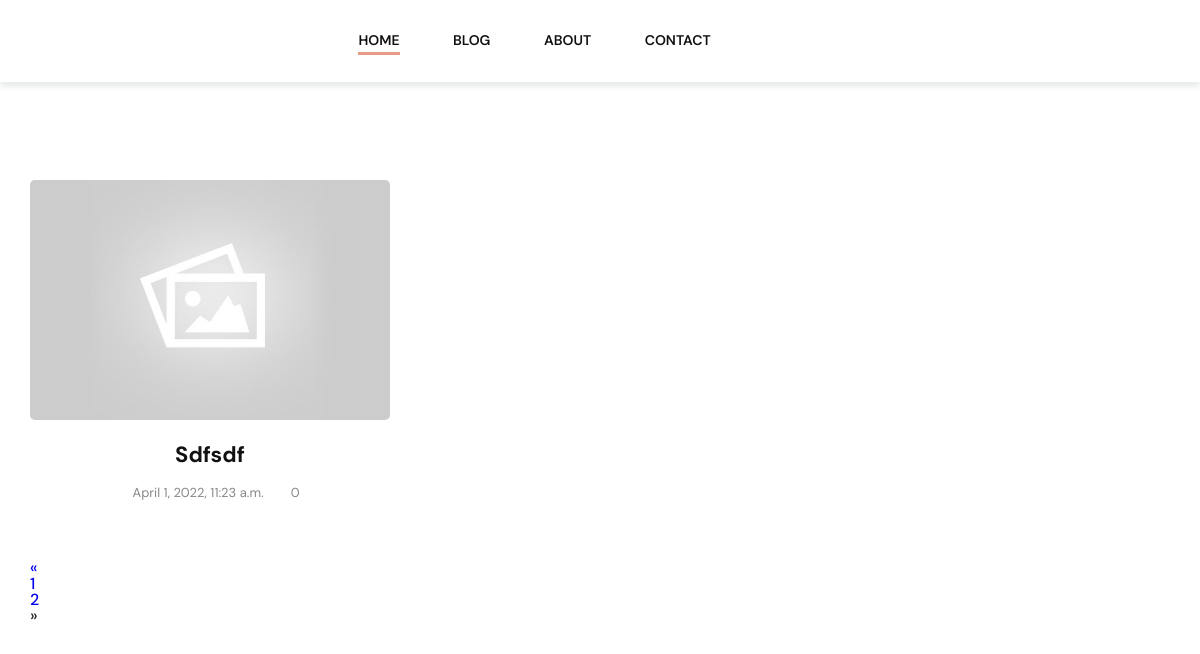
Page /?page=2 on the earlier database version.
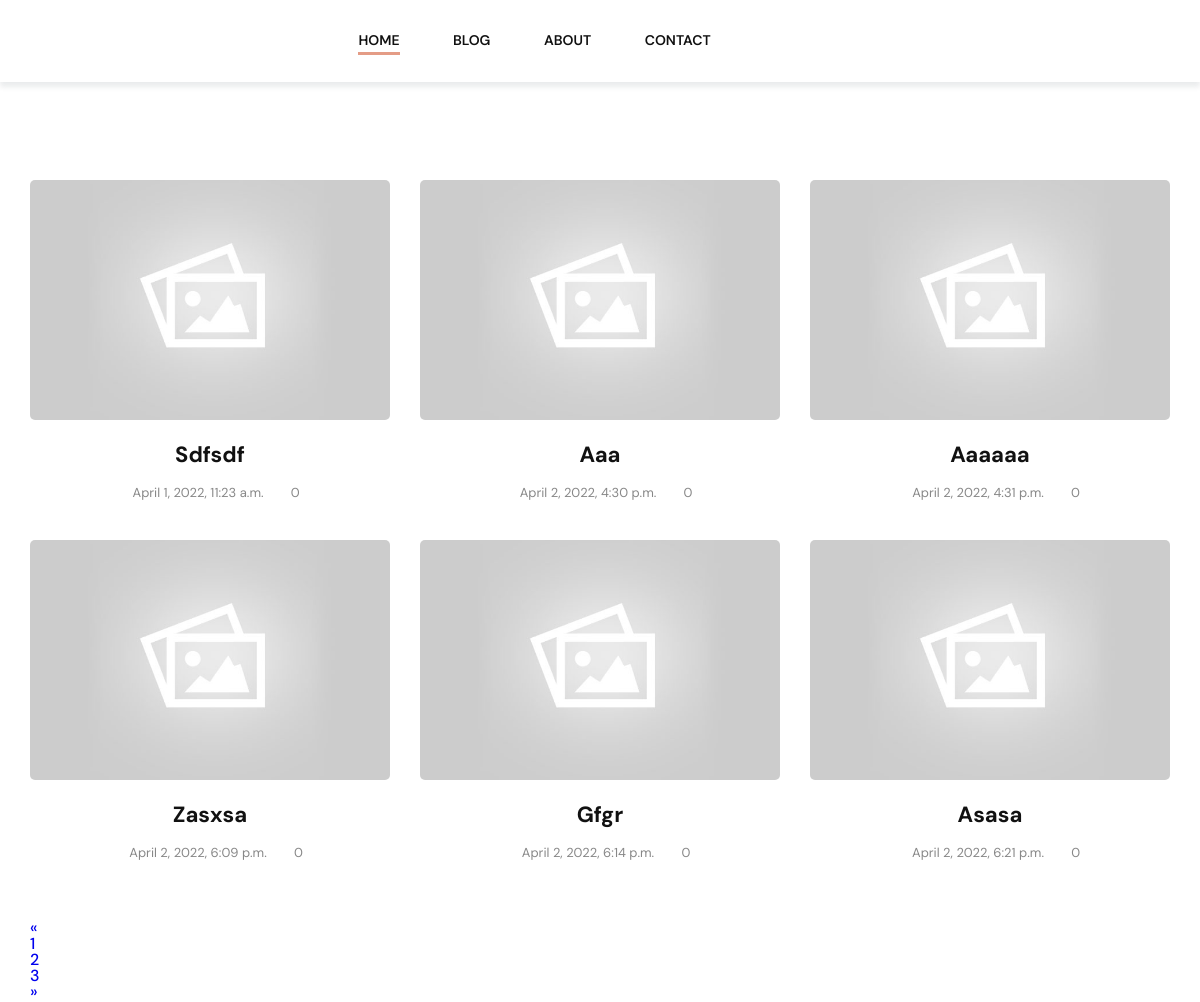
Same page on the later database version.
### posts/models.py (models this page shows, shortened)
class Post(models.Model):
    created_by = models.ForeignKey(User, on_delete=models.CASCADE)
    title = models.CharField(max_length=200)
    description = models.CharField(max_length=300, null=True, blank=True)
    content = RichTextField(null=True, blank=True)
    featured_image = models.ImageField(null=True, blank=True, default="default.jpg")
    tags = models.ManyToManyField(Tag, blank=True)
    categories = models.ManyToManyField(Category, blank=True)
    created_at = models.DateTimeField(auto_now_add=True)
    updated_at = models.DateTimeField(auto_now=True)
    is_published = models.BooleanField(default=False)
    publish_from = models.DateTimeField(default=datetime.now(), blank=True)
    publish_to = models.DateTimeField(null=True, blank=True)
    id = models.UUIDField(default=uuid.uuid4, unique=True,
                          primary_key=True, editable=False)
    slug = models.SlugField(null=False, unique=True)
    @property
    def imageURL(self):
        try:
            url = self.featured_image.url
        except:
            url = ''
        return url
    @property
    def getCommentCount(self):
        comments = self.comment_set.all()
        totalcomment = comments.count()
        return totalcomment
    def get_absolute_url(self):
        return reverse("post", kwargs={"slug": self.slug})

### posts/views.py (the view)
# urls.py: path('', views.Posts.as_view(), name="posts_guest"),
class Posts(ListView):
    model = Post
    template_name = 'posts/posts.html'
    context_object_name = 'posts'
    paginate_by = 6
    def get_queryset(self):
        queryset = Post.objects.all()
        return queryset

### posts/templates/posts/posts.html (shortened to what this page needs)
{% extends 'main.html' %}
{% block content %}
<div id="content">
    <div class="container">
        <div class="blog-masonry" style="position: relative; height: 1362.44px;">
            {% for post in posts %}
            <div class="post-card -center" style="position: absolute; left: 0px; top: 0px;"><a class="card__cover"
                                                                                               href="{{post.get_absolute_url}}"><img
                    src="{{post.imageURL}}" alt="Looking for some feedback for this rejected track"></a>
                <div class="card__content">
                    <a class="card__content-title"
                       href="{{post.get_absolute_url}}">{{post.title}}</a>
                    <div class="card__content-info">
                        <div class="info__time">
                            <p>{{post.created_at}}</p>
                        </div>
                        <div class="info__comment">
                            <p>{{post.getCommentCount}}</p>
                        </div>
                    </div>
                </div>
            </div>
            {% endfor %}
        </div>
        <div class="card-body">
            <nav aria-label="Page navigation example ">
                {% if is_paginated %}
                <ul class="pagination justify-content-center">
                    {% if posts.has_previous %}
                    <li class="page-item">
                        <a class="page-link" href="?page={{page_obj.previous_page_number}}"
                        >&laquo;</a
                        >
                    </li>
                    {% else %}
                    <li class="page-item disabled">
                        <a class="page-link" href="#">&laquo;</a>
                    </li>
                    {% endif %}
                    {% for i in paginator.page_range %}
                    {% if posts.number == i %}
                    <li class="page-item"><a class="page-link active">{{ i }}</a></li>
                    {% else %}
                    <li class="page-item">
                        <a class="page-link" href="?page={{ i }}">{{ i }}</a>
                    </li>
                    {% endif %}
                    {% endfor %}
                    {% if page_obj.has_next %}
                    <li class="page-item">
                        <a href="?page={{page_obj.next_page_number}}" class="page-link"
                        >&raquo;</a
                        >
                    </li>
                    {% else %}
                    <li class="page-item disabled">
                        <a class="page-link">&raquo;</a>
                    </li>
                    {% endif %}
                </ul>
                {% endif %}
            </nav>
        </div>
    </div>
</div>
{% endblock content %}

### templates/main.html (shortened to what this page needs)
<!DOCTYPE html>
{% load static %}
<html>
<head>
    <link rel="stylesheet" href="{% static 'css/blog.css' %}">
    {% if not user.is_authenticated %}
    <link rel="stylesheet" href="https://kit-pro.fontawesome.com/releases/v5.13.0/css/pro.min.css">
    <link rel="stylesheet" href="{% static 'css/elegant.css' %}">
    <link rel="stylesheet" href="{% static 'css/custom_bootstrap.css' %}">
    <link rel="stylesheet" href="{% static 'css/slick.css' %}">
    <link rel="stylesheet" href="{% static 'css/plyr.min.css' %}">
    <link rel="stylesheet" href="{% static 'css/style.css' %}">
</head>
{% endif %}
</head>
<body class="hold-transition sidebar-mini">
<div class="wrapper">
    {% include 'navbar.html' %}
        {% block content %}
        {% endblock content %}
    </div>
</body>
</html>

### templates/navbar.html (shortened to what this page needs)
{% load static %}
{% if not user.is_authenticated %}
<header class="theme-default">
    <div class="container">
        <div class="header-wrapper">
            <nav style="">
                <ul>
                    <li class="nav-item active"><a href="{% url 'posts' %}">Home</a>
                    </li>
                    <li class="nav-item"><a>Blog</a>
                    </li>
                    <li class="nav-item"><a href="about.html">About</a></li>
                    <li class="nav-item"><a href="contact.html">Contact</a></li>
                </ul>
            </nav>
            <div class="header__icon-group"><a href="#" id="search"></a>
                <div class="social"><a href="#"></a>
                        </div>
            </div>
        </div>
    </div>
</header>
{% endif %}

### static/css/blog.css (style rules this page uses)
:root { --code-color: darkred; --code-bg-color: #f6f6f6; --code-font-size: 14px; --code-line-height: 1.4; --scroll-bar-color: #c5c5c5; --scroll-bar-bg-color: #f6f6f6; }
* { scrollbar-width: thin; scrollbar-color: var(--scroll-bar-color) var(--scroll-bar-bg-color); }

Differences in the rows shown:
added Post: imageURL (placeholder picture), title "Aaa", created_at "April 2, 2022, 4:30 p.m.", getCommentCount "0"
added Post: imageURL (placeholder picture), title "Aaaaaa", created_at "April 2, 2022, 4:31 p.m.", getCommentCount "0"
added Post: imageURL (placeholder picture), title "Zasxsa", created_at "April 2, 2022, 6:09 p.m.", getCommentCount "0"
added Post: imageURL (placeholder picture), title "Gfgr", created_at "April 2, 2022, 6:14 p.m.", getCommentCount "0"
added Post: imageURL (placeholder picture), title "Asasa", created_at "April 2, 2022, 6:21 p.m.", getCommentCount "0"
Other differences:
new list line: "3"
